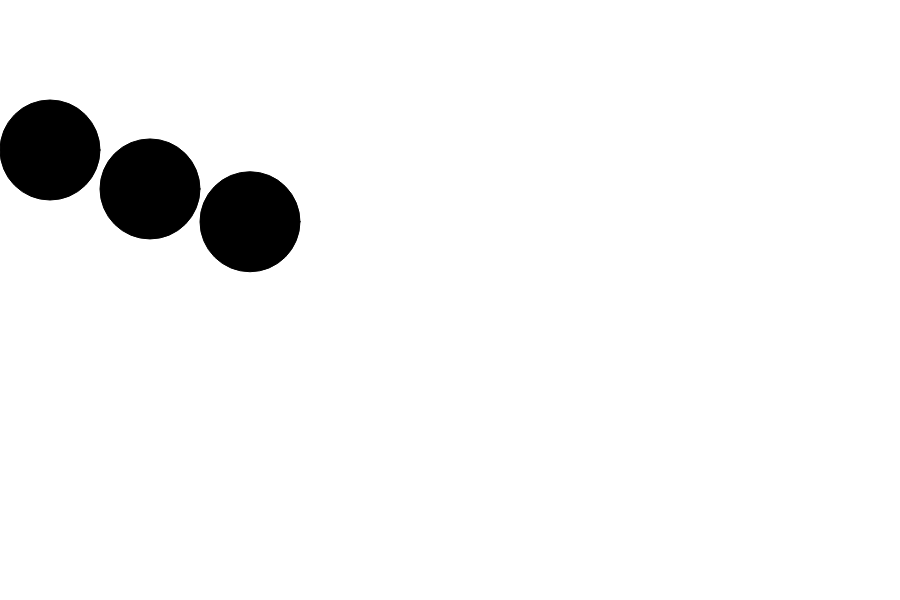
Frame 1 (no input)
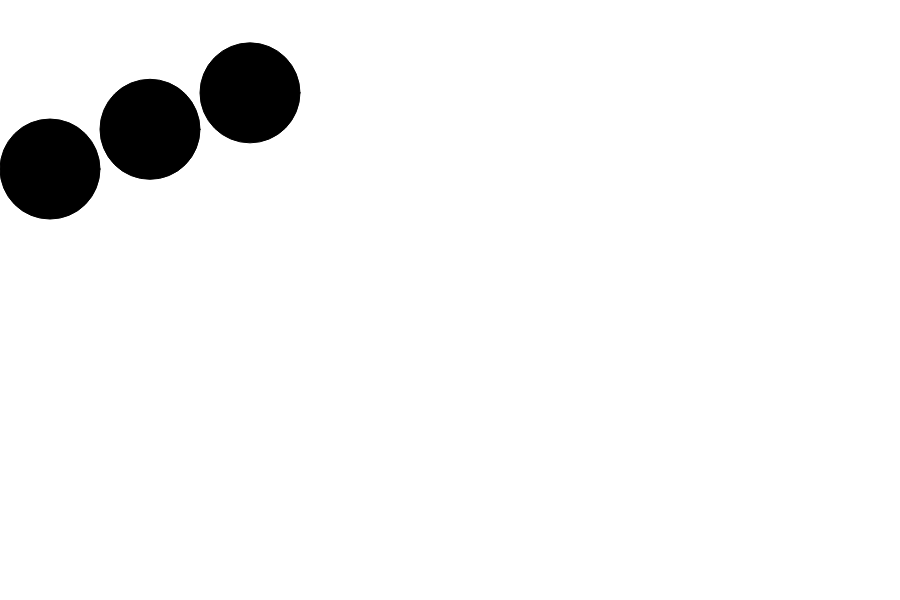
Frame 60 (no input)
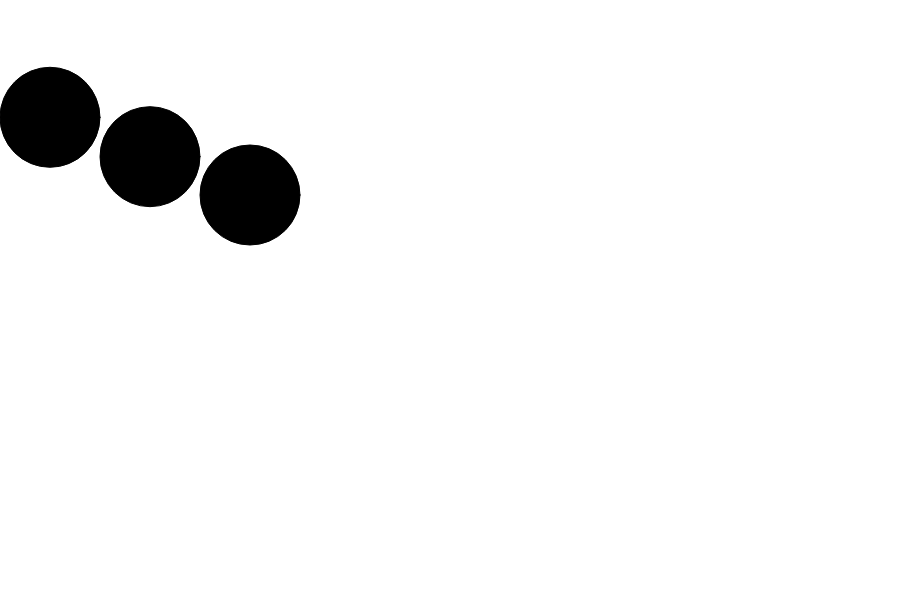
Frame 120 (the mouse pressed at the canvas centre since frame 60)

The p5.js sketch that drew these frames (run headless with seeded random() and noise() and a simulated clock; from frame 60 on, the mouse is pressed at the canvas centre):

// p5.js sketch
// ── sketch.js
var angle = 0;
var offset = 150;
//how much to scale up from sin:
//this makes the wave bigger or smaller
var scalar = 100;
var speed = 0.05;

function setup() {
    createCanvas(900, 600);
    fill(0);
}

function draw() {
    background(255);
    var y1 = offset + sin(angle) * scalar;
    var y2 = offset + sin(angle + 0.4) * scalar;
    var y3 = offset + sin(angle + 0.8) * scalar;

    ellipse(50, y1, 100, 100);
    ellipse(150, y2, 100, 100);
    ellipse(250, y3, 100, 100);

    angle += speed;
}
